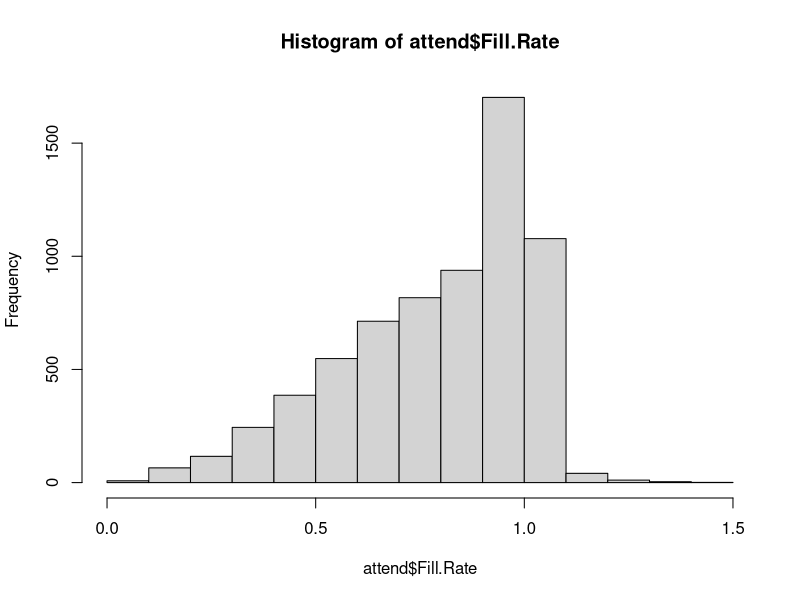
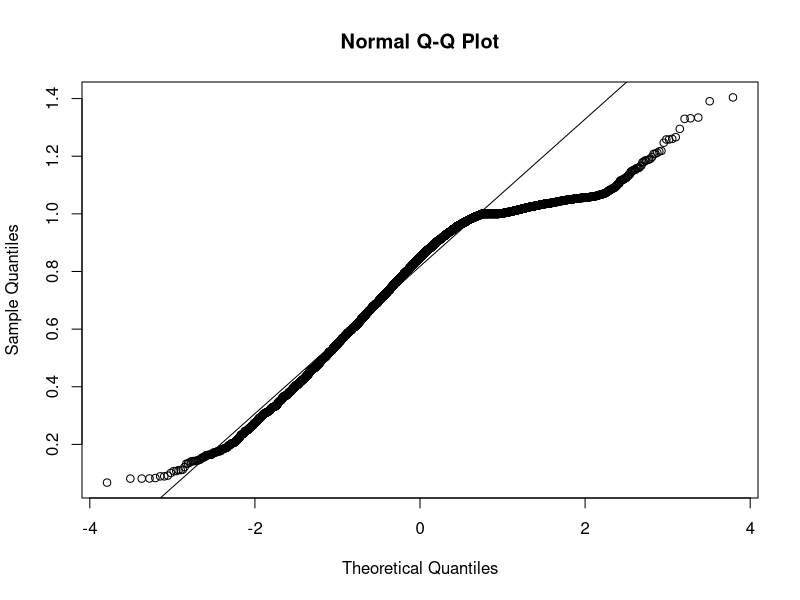

Generate these figures, in order, with R:
attend <- read.csv("data-raw/CFBeattendance.csv")

library(caTools)


# fill.rate variable distribution
hist(attend$Fill.Rate)
qqnorm(attend$Fill.Rate)
qqline(attend$Fill.Rate)

attend$Fill.Rate[attend$Fill.Rate > 1] <- 1
attend$Team <- as.factor(attend$Team)
attend$Time <- as.factor(attend$Time)
levels(attend$Time) <- list("Morning" = c("10:00 AM", "10:30 AM",
                                         "11:00 AM", "11:05 AM",
                                         "11:10 AM", "11:21 AM",
                                         "11:30 AM", "11:40 AM"),
                           "Early Afternoon" = c("12:00 PM",
                                                 "12:05 PM", "12:10 PM",
                                                 "12:15 PM", "12:20 PM",
                                                 "12:30 PM", "12:35 PM",
                                                 "12:45 PM", "1:00 PM",
                                                 "1:05 PM", "1:10 PM",
                                                 "1:15 PM", "1:30 PM",
                                                 "1:45 PM", "2:00 PM",
                                                 "2:05 PM", "2:15 PM",
                                                 "2:30 PM", "2:35 PM",
                                                 "2:45 PM"),
                           "Late Afternoon" = c("3:00 PM", "3:05 PM",
                                                "3:15 PM", "3:30 PM",
                                                "3:36 PM", "3:40 PM",
                                                "3:45 PM", "4:00 PM",
                                                "4:05 PM", "4:15 PM",
                                                "4:20 PM", "4:30 PM",
                                                "4:45 PM"),
                           "Evening" = c("5:00 PM", "5:05 PM", "5:10 PM",
                                         "5:15 PM", "5:30 PM", "5:45 PM",
                                         "6:00 PM", "6:05 PM", "6:10 PM",
                                         "6:15 PM", "6:30 PM", "6:35 PM",
                                         "6:45 PM", "6:50 PM"),
                           "Night" = c("7:00 PM", "7:05 PM", "7:06 PM",
                                       "7:15 PM", "7:20 PM", "7:30 PM",
                                       "7:35 PM", "7:45 PM", "8:00 PM",
                                       "8:04 PM", "8:05 PM", "8:15 PM",
                                       "8:30 PM", "9:00 PM"))
attend$Opponent <- as.factor(attend$Opponent)
attend$Rank <- factor(attend$Rank, levels = c("1", "2", "3", "4", "5", "6",
                                                 "7", "8", "9", "10", "11", "12",
                                                 "13", "14", "15", "16", "17",
                                                 "18", "19", "20", "21", "22",
                                                 "23", "24", "25", "NR"))
attend$Rank <- as.ordered(attend$Rank)
attend$Rivalry <- as.factor(attend$Rivalry)
attend$TV <- as.factor(ifelse(attend$TV == "Not on TV", 0, 1))
attend$Win_Pct <- attend$Current.Wins / 
  (attend$Current.Losses + attend$Current.Wins) * 100
attend$Win_Pct[is.nan(attend$Win_Pct)] <- 0
attend$PRCP <- as.factor(ifelse(attend$PRCP == 0, 0, 1))
attend$SNOW <- as.factor(ifelse(attend$SNOW == 0, 0, 1))
attend$Opponent_Rank <- factor(attend$Opponent_Rank,
                               levels = c("1", "2", "3", "4", "5", "6",
                                              "7", "8", "9", "10", "11", "12",
                                              "13", "14", "15", "16", "17",
                                              "18", "19", "20", "21", "22",
                                              "23", "24", "25", "NR"))
attend$Opponent_Rank <- as.ordered(attend$Opponent_Rank)
attend$Conference <- as.factor(attend$Conference)

attend <- attend[, c(3, 5, 7, 8, 14:18, 20, 22, 23, 27)]

attend_split <- sample.split(attend, SplitRatio = 0.3)
attend_test <- subset(attend, attend_split == TRUE)
attend_train <- subset(attend, attend_split == FALSE)

save(attend_train, attend_test, file = "data-raw/attend.RData")
